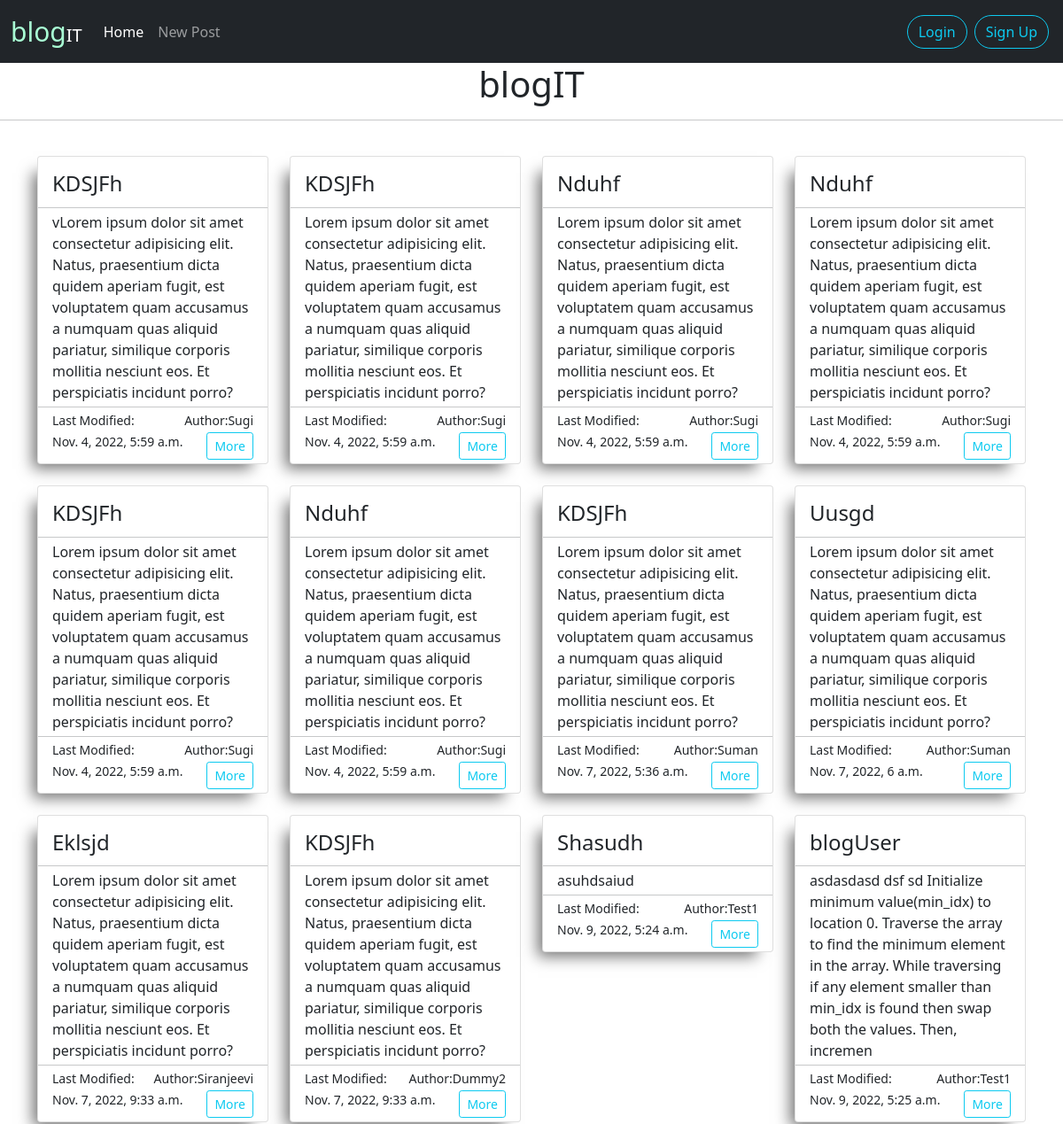
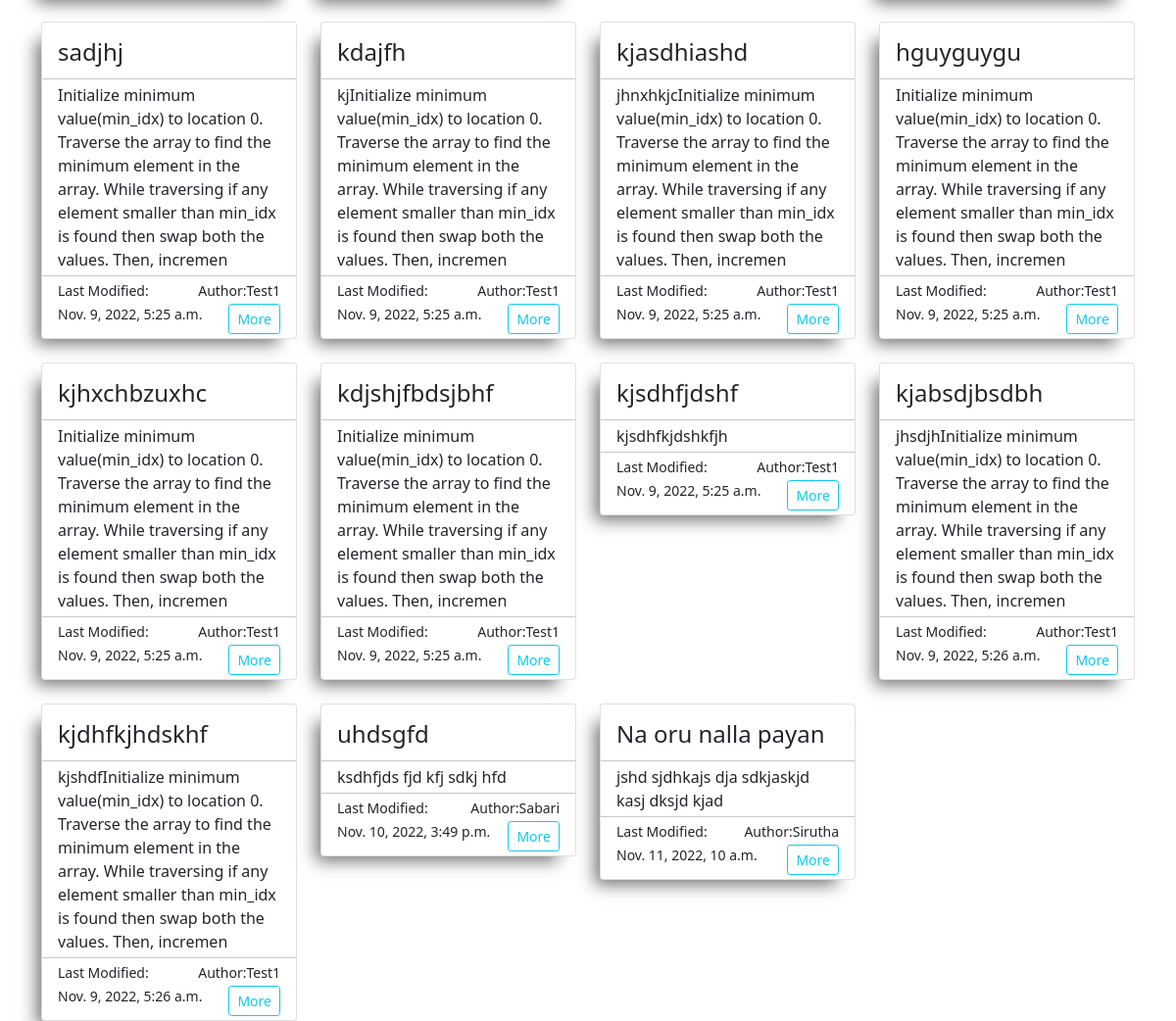
The page / on the database its author committed (2 pictures, top to bottom).
### main/models.py (models this page shows, shortened)
class Blog(models.Model):
    author = models.ForeignKey(User, on_delete=models.CASCADE, null=True)
    blogTitle = models.CharField(max_length=35, blank=True, null=True)
    blogContent = models.TextField(null=True, blank=True)
    isApproved = models.BooleanField(default=False)
    dateModified = models.DateTimeField(auto_now_add=True)

### main/views.py (the view)
# urls.py: 2. Add a URL to urlpatterns:  path('', views.home, name='home')
def home(request):
    blogs = Blog.objects.filter(isApproved=True)
    context={'blogs':blogs}
    return render(request, 'index.html', context)

### Templates/index.html (shortened to what this page needs)
{% extends 'base.html' %}
{% block homeActive %}active{% endblock homeActive %}
{% block lsbtn %}
<a href="{% url 'login' %}" class="btn btn-outline-info rounded-pill mx-1">Login</a>
<a href="{% url 'signup' %}" class="btn btn-outline-info rounded-pill mx-1">Sign Up</a>
{% endblock lsbtn %}
{% block content %}
<h1 class="h1 text-center">blogIT</h1>
<hr>
<div class="container mt-3">
    <div class="row">
        {% for blog in blogs %}
        <div class="col-md-3">
            <a href="" style="text-decoration: none;" class="text-dark">
                <div class="card card-shad mt-4">
                    <div class="card-body pt-3 pb-1">
                        <p class="h4">{{blog.blogTitle}}</p>
                    </div>
                    <hr class="py-0 my-0 mb-1">
                    <div class="card-body py-0 pb-1">
                        {{blog.blogContent}}
                    </div>
                    <hr class="py-0 my-0 mb-1">
                    <div class="card-body py-0 pb-1">
                        <small class="float-end">Author:{{blog.author.username|title}}</small>
                        <small class="float-start">Last Modified:</small><br>
                        <small class="float-start">{{blog.dateModified}}</small>
                        <a href="" class="btn btn-outline-info btn-sm float-end">More</a>
                    </div>
                </div>
            </a>
        </div>
        {% endfor %}
    </div>
</div>
{% endblock content %}

### Templates/base.html (shortened to what this page needs)
<!doctype html>
<html lang="en">
  <head>
    <link href="https://cdn.jsdelivr.net/npm/bootstrap@5.1.3/dist/css/bootstrap.min.css" rel="stylesheet">
  </head>
  <body style="{% block bgimg %}{% endblock bgimg %}">
    <nav class="navbar navbar-expand-lg navbar-dark bg-dark">
        <div class="container-fluid">
          <a class="navbar-brand" href="{% url 'home' %}"><span style="color: rgb(169, 255, 212); font-size:30px;">blog</span><span>IT</span></a>
          <div class="collapse navbar-collapse" id="navbarSupportedContent">
            <ul class="navbar-nav me-auto mb-2 mb-lg-0">
              <li class="nav-item">
                <a class="nav-link {% block homeActive %}{% endblock homeActive %}" aria-current="page" href="{% url 'home' %}">Home</a>
              </li>
              <li class="nav-item">
                <a class="nav-link {% block npostActive %}{% endblock npostActive %}" aria-current="page" href="{% url 'newpost' %}">New Post</a>
              </li>
            </ul>
            <ul class="navbar-nav ms-auto mb-2 mb-lg-0">
              {% if user.is_authenticated %}
              <li class="nav-item dropdown">
                <a class="nav-link dropdown-toggle active" href="#" id="navbarDropdown" role="button" data-bs-toggle="dropdown" aria-expanded="false">
                  Hello {{user.username|title}}!
                </a>
                <ul class="dropdown-menu" aria-labelledby="navbarDropdown">
                  <li><a class="dropdown-item" href="{% url 'newpost' %}">New Post</a></li>
                  <li><a class="dropdown-item" href="{% url 'accinfo' %}">Account Details</a></li>
                  <li><hr class="dropdown-divider"></li>
                  <li><a class="dropdown-item" href="{% url 'logout' %}">Logout</a></li>
                </ul>
              </li>
              {% else %}
              {% block lsbtn %}{% endblock lsbtn %}
              {% endif %}
            </ul>
          </div>
        </div>
      </nav>
    {% block content %}
    {% endblock content %}
  </body>
</html>

### Templates/base.html (style rules this page uses)
.card-shad { transition: 600ms; -webkit-box-shadow: -12px 12px 16px -7px rgba(117,117,117,1); -moz-box-shadow: -12px 12px 16px -7px rgba(117,117,117,1); box-shadow: -12px 12px 16px -7px rgba(117,117,117,1); }

### rows shown on the page
Blog: blogTitle "KDSJFh", blogContent "vLorem ipsum dolor sit amet consectetur adipisicing elit. Natus, praesentium dicta quidem aperiam fugit, est voluptatem quam accusamus a numquam quas aliquid pariatur, similique corporis mollitia nesciunt eos. Et perspiciatis incidunt porro?", author.username "Sugi", dateModified "Nov. 4, 2022, 5:59 a.m."
Blog: blogTitle "KDSJFh", blogContent "Lorem ipsum dolor sit amet consectetur adipisicing elit. Natus, praesentium dicta quidem aperiam fugit, est voluptatem quam accusamus a numquam quas aliquid pariatur, similique corporis mollitia nesciunt eos. Et perspiciatis incidunt porro?", author.username "Sugi", dateModified "Nov. 4, 2022, 5:59 a.m."
Blog: blogTitle "Nduhf", blogContent "Lorem ipsum dolor sit amet consectetur adipisicing elit. Natus, praesentium dicta quidem aperiam fugit, est voluptatem quam accusamus a numquam quas aliquid pariatur, similique corporis mollitia nesciunt eos. Et perspiciatis incidunt porro?", author.username "Sugi", dateModified "Nov. 4, 2022, 5:59 a.m."
Blog: blogTitle "Nduhf", blogContent "Lorem ipsum dolor sit amet consectetur adipisicing elit. Natus, praesentium dicta quidem aperiam fugit, est voluptatem quam accusamus a numquam quas aliquid pariatur, similique corporis mollitia nesciunt eos. Et perspiciatis incidunt porro?", author.username "Sugi", dateModified "Nov. 4, 2022, 5:59 a.m."
Blog: blogTitle "KDSJFh", blogContent "Lorem ipsum dolor sit amet consectetur adipisicing elit. Natus, praesentium dicta quidem aperiam fugit, est voluptatem quam accusamus a numquam quas aliquid pariatur, similique corporis mollitia nesciunt eos. Et perspiciatis incidunt porro?", author.username "Sugi", dateModified "Nov. 4, 2022, 5:59 a.m."
Blog: blogTitle "Nduhf", blogContent "Lorem ipsum dolor sit amet consectetur adipisicing elit. Natus, praesentium dicta quidem aperiam fugit, est voluptatem quam accusamus a numquam quas aliquid pariatur, similique corporis mollitia nesciunt eos. Et perspiciatis incidunt porro?", author.username "Sugi", dateModified "Nov. 4, 2022, 5:59 a.m."
Blog: blogTitle "KDSJFh", blogContent "Lorem ipsum dolor sit amet consectetur adipisicing elit. Natus, praesentium dicta quidem aperiam fugit, est voluptatem quam accusamus a numquam quas aliquid pariatur, similique corporis mollitia nesciunt eos. Et perspiciatis incidunt porro?", author.username "Suman", dateModified "Nov. 7, 2022, 5:36 a.m."
Blog: blogTitle "Uusgd", blogContent "Lorem ipsum dolor sit amet consectetur adipisicing elit. Natus, praesentium dicta quidem aperiam fugit, est voluptatem quam accusamus a numquam quas aliquid pariatur, similique corporis mollitia nesciunt eos. Et perspiciatis incidunt porro?", author.username "Suman", dateModified "Nov. 7, 2022, 6 a.m."
Blog: blogTitle "Eklsjd", blogContent "Lorem ipsum dolor sit amet consectetur adipisicing elit. Natus, praesentium dicta quidem aperiam fugit, est voluptatem quam accusamus a numquam quas aliquid pariatur, similique corporis mollitia nesciunt eos. Et perspiciatis incidunt porro?", author.username "Siranjeevi", dateModified "Nov. 7, 2022, 9:33 a.m."
Blog: blogTitle "KDSJFh", blogContent "Lorem ipsum dolor sit amet consectetur adipisicing elit. Natus, praesentium dicta quidem aperiam fugit, est voluptatem quam accusamus a numquam quas aliquid pariatur, similique corporis mollitia nesciunt eos. Et perspiciatis incidunt porro?", author.username "Dummy2", dateModified "Nov. 7, 2022, 9:33 a.m."
Blog: blogTitle "Shasudh", blogContent "asuhdsaiud", author.username "Test1", dateModified "Nov. 9, 2022, 5:24 a.m."
Blog: blogTitle "blogUser", blogContent "asdasdasd dsf sd Initialize minimum value(min_idx) to location 0. Traverse the array to find the minimum element in the array. While traversing if any element smaller than min_idx is found then swap both the values. Then, incremen", author.username "Test1", dateModified "Nov. 9, 2022, 5:25 a.m."
Blog: blogTitle "sadjhj", blogContent "Initialize minimum value(min_idx) to location 0. Traverse the array to find the minimum element in the array. While traversing if any element smaller than min_idx is found then swap both the values. Then, incremen", author.username "Test1", dateModified "Nov. 9, 2022, 5:25 a.m."
Blog: blogTitle "kdajfh", blogContent "kjInitialize minimum value(min_idx) to location 0. Traverse the array to find the minimum element in the array. While traversing if any element smaller than min_idx is found then swap both the values. Then, incremen", author.username "Test1", dateModified "Nov. 9, 2022, 5:25 a.m."
Blog: blogTitle "kjasdhiashd", blogContent "jhnxhkjcInitialize minimum value(min_idx) to location 0. Traverse the array to find the minimum element in the array. While traversing if any element smaller than min_idx is found then swap both the values. Then, incremen", author.username "Test1", dateModified "Nov. 9, 2022, 5:25 a.m."
Blog: blogTitle "hguyguygu", blogContent "Initialize minimum value(min_idx) to location 0. Traverse the array to find the minimum element in the array. While traversing if any element smaller than min_idx is found then swap both the values. Then, incremen", author.username "Test1", dateModified "Nov. 9, 2022, 5:25 a.m."
Blog: blogTitle "kjhxchbzuxhc", blogContent "Initialize minimum value(min_idx) to location 0. Traverse the array to find the minimum element in the array. While traversing if any element smaller than min_idx is found then swap both the values. Then, incremen", author.username "Test1", dateModified "Nov. 9, 2022, 5:25 a.m."
Blog: blogTitle "kdjshjfbdsjbhf", blogContent "Initialize minimum value(min_idx) to location 0. Traverse the array to find the minimum element in the array. While traversing if any element smaller than min_idx is found then swap both the values. Then, incremen", author.username "Test1", dateModified "Nov. 9, 2022, 5:25 a.m."
Blog: blogTitle "kjsdhfjdshf", blogContent "kjsdhfkjdshkfjh", author.username "Test1", dateModified "Nov. 9, 2022, 5:25 a.m."
Blog: blogTitle "kjabsdjbsdbh", blogContent "jhsdjhInitialize minimum value(min_idx) to location 0. Traverse the array to find the minimum element in the array. While traversing if any element smaller than min_idx is found then swap both the values. Then, incremen", author.username "Test1", dateModified "Nov. 9, 2022, 5:26 a.m."
Blog: blogTitle "kjdhfkjhdskhf", blogContent "kjshdfInitialize minimum value(min_idx) to location 0. Traverse the array to find the minimum element in the array. While traversing if any element smaller than min_idx is found then swap both the values. Then, incremen", author.username "Test1", dateModified "Nov. 9, 2022, 5:26 a.m."
Blog: blogTitle "uhdsgfd", blogContent "ksdhfjds fjd kfj sdkj hfd", author.username "Sabari", dateModified "Nov. 10, 2022, 3:49 p.m."
Blog: blogTitle "Na oru nalla payan", blogContent "jshd sjdhkajs dja sdkjaskjd kasj dksjd kjad", author.username "Sirutha", dateModified "Nov. 11, 2022, 10 a.m."
